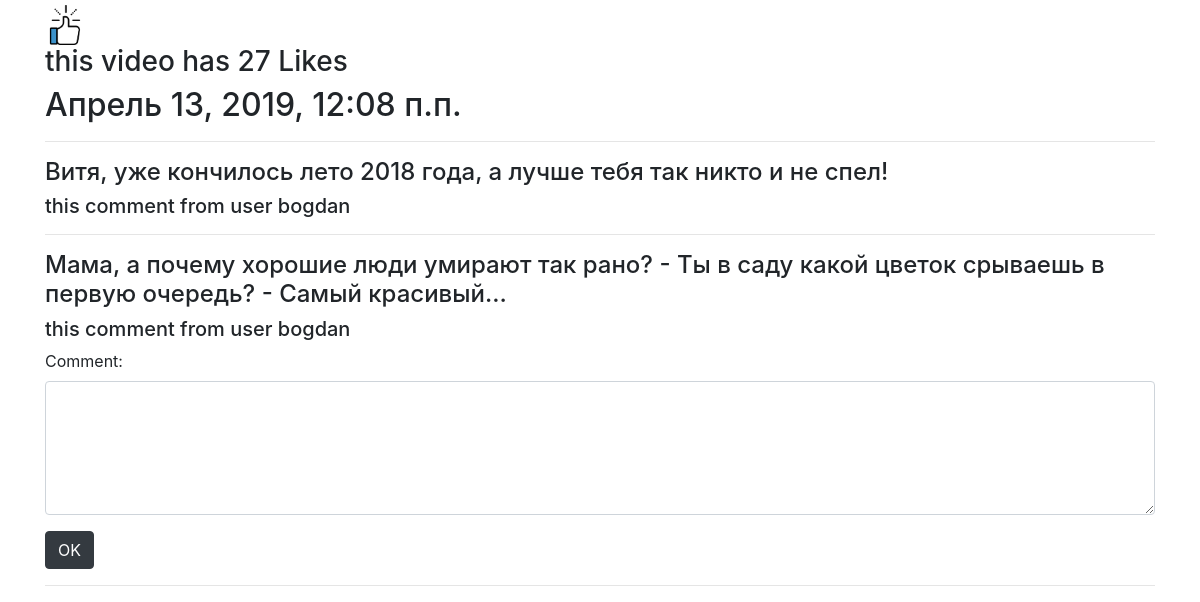
The app's page / (lower part), older data.
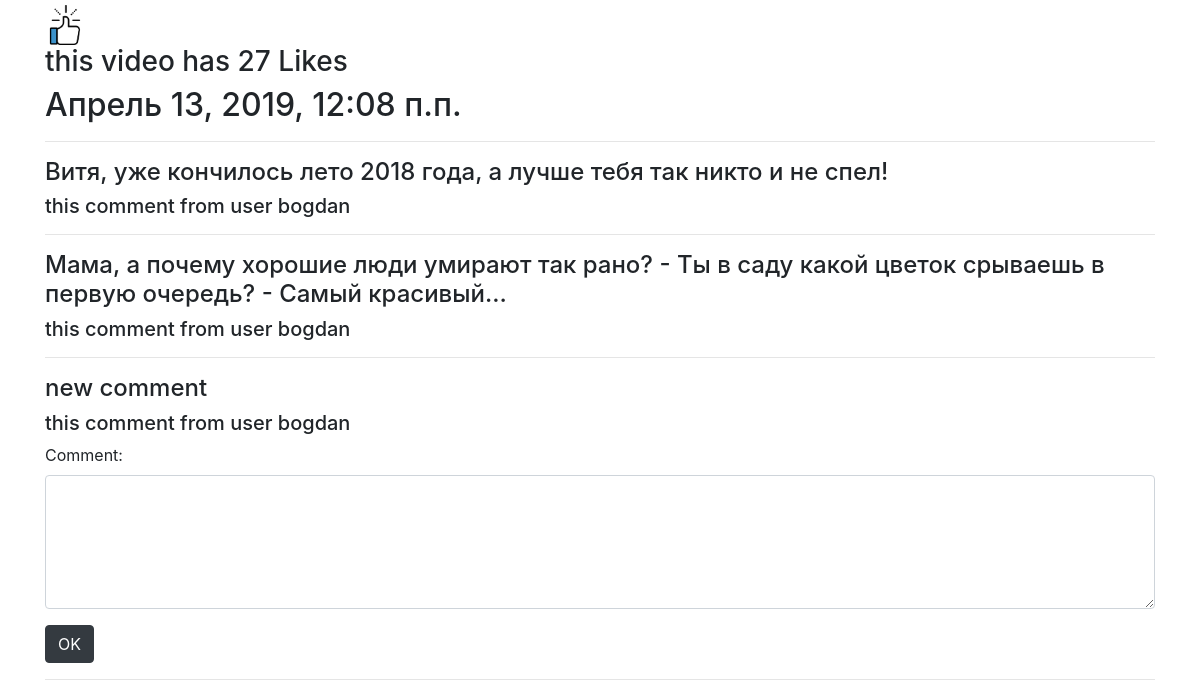
The same page, newer data.
### video/models.py (models this page shows, shortened)
class Video(models.Model):
    title = models.CharField(max_length=150, verbose_name='Название', help_text='пиши буквы пальцами', default='Я название видео')
    url = models.URLField()
    description = models.TextField(null=True, blank=True)
    like = models.PositiveIntegerField(default=0)
    dislike = models.IntegerField(default=0)
    date = models.DateTimeField(auto_now_add=True)

class Comment(models.Model):
    text = models.TextField()
    date = models.DateTimeField(auto_now_add=True)
    like = models.PositiveIntegerField(default=0)
    user = models.ForeignKey(User, on_delete=models.SET_NULL, null=True)
    video = models.ForeignKey(Video, on_delete=models.CASCADE)

### video/views.py (the view)
# urls.py: path('', hello),
def hello(request):
    video = Video.objects.all()
    comment = Comment.objects.all()
    return render(request, 'index.html', {"video": video, 'comment':comment})

### video/templates/index.html (shortened to what this page needs)
{% extends "main_template.html" %}
{% load staticfiles %}
{% block video %}
{% for v in video %}
    <div class="cm-s-mdn-like" id="{{ v.id }}">
        <img src="{% static 'like.png' %}" width="40px">
        <h3 id="like{{ v.id }}">this video has {{ v.like }} Likes</h3>
    </div>
    <h2>{{ v.date }}</h2>
    <div id="c{{ v.id }}">
    {% for c in comment %}
        {% if c.video == v %}
            <hr>
            <h4>{{ c.text }}</h4>
            <h5>this comment from user {{ c.user }}</h5>
        {% endif %}
    {% endfor %}
    </div>
        <div class="form-group">
          <label for="comment">Comment:</label>
          <textarea id="t{{ v.id }}" class="form-control" rows="5" id="comment" name="comment"></textarea>
        </div>
        <button type="button" class="btn btn-dark" id="{{ v.id }}">OK</button>
{% endfor %}
<hr>
{% endblock %}

### video/templates/main_template.html (shortened to what this page needs)
<link rel="stylesheet" href="https://maxcdn.bootstrapcdn.com/bootstrap/4.3.1/css/bootstrap.min.css">
<div class="container">
{% block video %}
{% endblock %}
</div>

Row changes from the older to the newer data that the page shows:
added Comment: text "new comment", user "bogdan"
